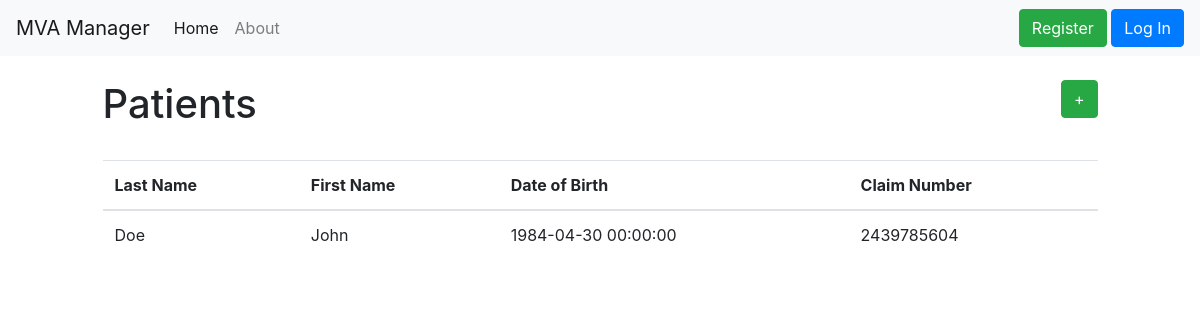
Before: /patients with the older database file.
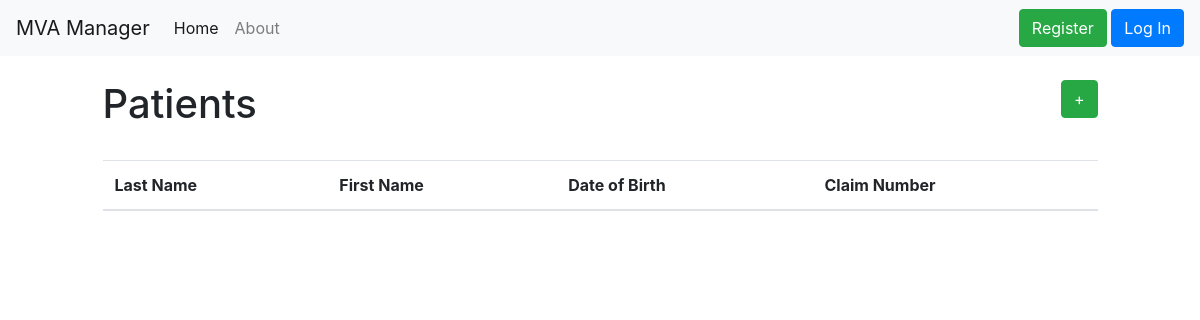
After: the same page with the newer database file.
### mvaManager/models.py (models this page shows)
class Patient(db.Model):
  id = db.Column(db.Integer, primary_key=True)
  pFirstName = db.Column(db.String(20), nullable=False)
  pLastName = db.Column(db.String(20), nullable=False)
  pPhone = db.Column(db.String(20))
  pEmailAddress = db.Column(db.String(35))
  pDOB = db.Column(db.DateTime)
  pIncidentDate = db.Column(db.DateTime, nullable=False)
  pClaimNumber = db.Column(db.Integer, nullable=False)
  pScheduleID = db.Column(db.Integer, unique=True, nullable=False)

### mvaManager/routes.py (the view)
@app.route('/patients')
def patients():
  patients = Patient.query.all()
  return render_template('patients.html', title='Patients', patients=patients)

### mvaManager/templates/patients.html
{% extends "layout.html" %}
  {% block content %}
  <br>
  <div class="row">
    <div class="col-md-6">
      <h1>Patients</h1>
    </div>
    <div class="col-md-6">
      <div class="text-right">
        <a class="btn btn-success" href="{{ url_for('addPatient')}}"> + </a></td>
      </div>
    </div>
  </div>
  <br>
  <table class="table">
    <thead>
      <th scope="col"> Last Name </td>
      <th scope="col"> First Name </td>
      <th scope="col"> Date of Birth </td>
      <th scope="col"> Claim Number </td>
    </thead>
    <tbody>
    {% for patient in patients %}
      <tr>
        <td> {{ patient.pLastName }} </td>
        <td> {{ patient.pFirstName }}</td>
        <td> {{ patient.pDOB }}</td>
        <td> {{ patient.pClaimNumber }}</td>
      </tr>
    {% endfor %}
    </tbody>
  </table>
  {% endblock content %}

Changed rows visible on the page:
removed Patient: pLastName "Doe", pFirstName "John", pDOB "1984-04-30 00:00:00", pClaimNumber "2439785604"
